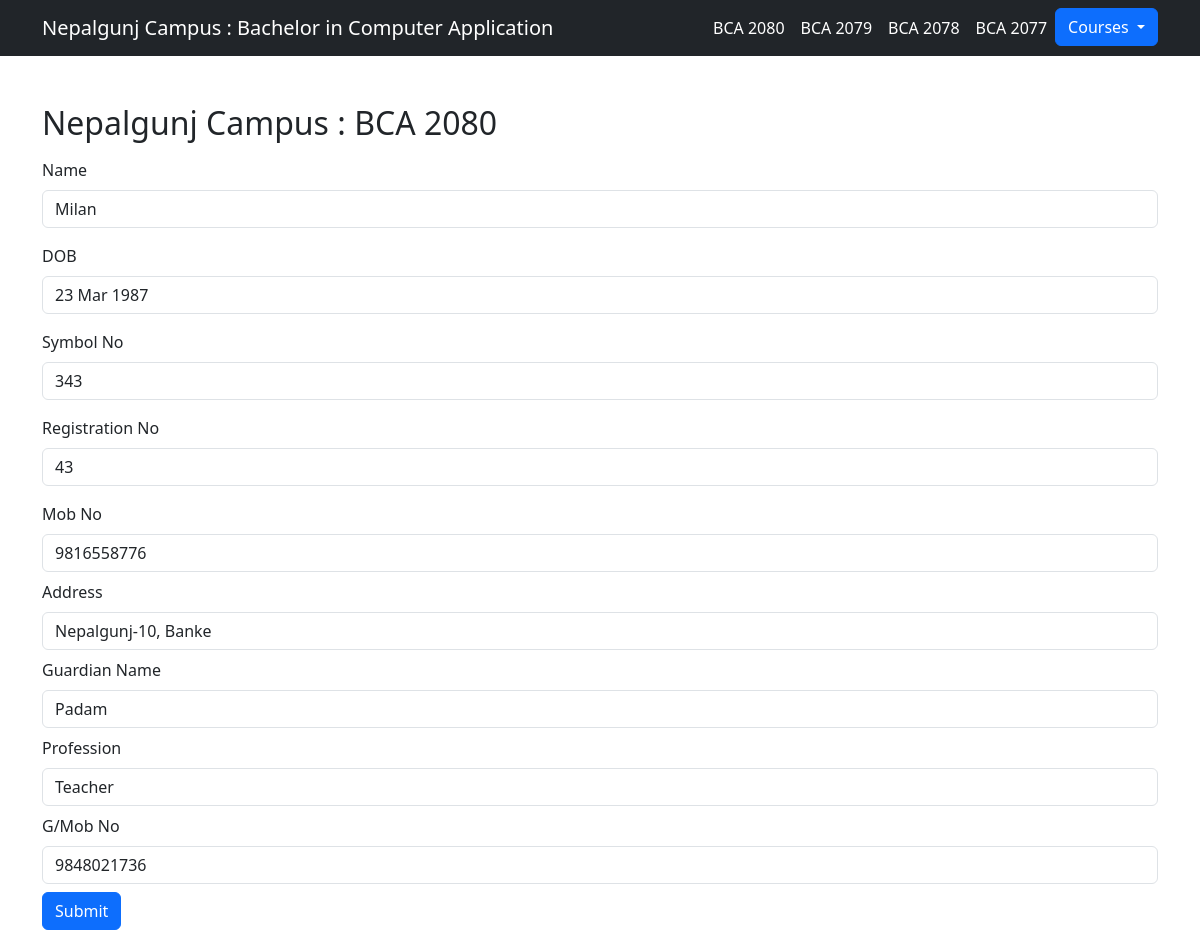
Screenshot of /bca/formbca80/editbca80/1 with the database file from the repository.
### bca/models.py (models this page shows, shortened)
class Bca_2080(models.Model):
    name = models.CharField(max_length=50)
    dob = models.CharField(max_length=30)
    symbol = models.CharField(max_length=20)
    reg = models.CharField(max_length=50)
    mob = models.CharField(max_length=10)
    add = models.CharField(max_length=60)
    guardian = models.CharField(max_length=50)
    prof = models.CharField(max_length=50)
    mobs = models.CharField(max_length=10)
    class Meta:
        db_table = "bca2080"

### bca/views.py (the view, shortened to what this page needs)
# urls.py: path("/formbca80/editbca80/<pk>", views.editbca80, name="editbca80"),
def editbca80(request, pk):
    dm = Bca_2080.objects.get(id=pk)
    return render(request, "bca/editbca80.html", {'dm':dm})

### bca/templates/bca/editbca80.html (shortened to what this page needs)
{% extends 'bca/base.html' %}
{% block content %}
  <body>
    <div class="container mt-5">
        <h2 class="mb-3">Nepalgunj Campus : BCA 2080</h2>
        <form action="{% url 'editbca80' dm.id %}" method="post">
            <div class="mb-3">
                <label class="form-label">Name</label>
                <input type="text" name="name" class="form-control" placeholder="enter name" value="{{dm.name}}">
            </div>
            <div class="mb-3">
                <label class="form-label">DOB</label>
                <input type="text" name="dob" class="form-control" placeholder="enter DOB" value="{{dm.dob}}">
            </div>
            <div class="mb-3">
                <label class="form-label">Symbol No</label>
                <input type="text" name="symbol" class="form-control"  placeholder="enter retail price" value="{{dm.symbol}}">
            </div>
            <div class="mb-3">
                <label class="form-label">Registration No</label>
                <input type="text" name="reg" class="form-control" placeholder="enter registration no" value="{{dm.reg}}">
            </div>
            <div class="mb-2">
                <label class="form-label">Mob No</label>
                <input type="text" name="mob" class="form-control" placeholder="enter mob no" value="{{dm.mob}}">
            </div>
            <div class="mb-2">
                <label class="form-label">Address</label>
                <input type="text" name="add" class="form-control" placeholder="enter address" value="{{dm.add}}">
            </div>
           <div class="mb-2">
                <label class="form-label">Guardian Name</label>
                <input type="text" name="guardian" class="form-control" placeholder="Guardian name" value="{{dm.guardian}}">
            </div>
          <div class="mb-2">
                <label class="form-label">Profession</label>
                <input type="text" name="prof" class="form-control" placeholder="enter profession" value="{{dm.prof}}">
            </div>
            <div class="mb-2">
                <label class="form-label">G/Mob No </label>
                <input type="text" name="mobs" class="form-control" placeholder="enter guardian mob no" value="{{dm.mobs}}">
            </div>
            <button type="submit" class="btn btn-primary">Submit</button>
        </form>
    </div>
</body>
{% endblock %}

### rows the page displays
Bca_2080: name "Milan", dob "23 Mar 1987", symbol "343", reg "43", mob "9816558776", add "Nepalgunj-10, Banke", guardian "Padam", prof "Teacher", mobs "9848021736"
